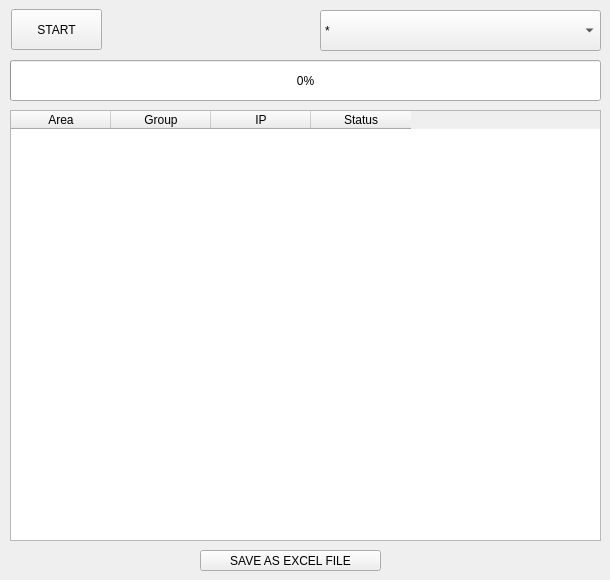
      <widget class="QWidget" name="Ping_tab">
       <attribute name="title">
        <string>Pinger</string>
       </attribute>
       <widget class="QPushButton" name="ScanButtonIPscanner">
        <property name="geometry">
         <rect>
          <x>11</x>
          <y>9</y>
          <width>91</width>
          <height>41</height>
         </rect>
        </property>
        <property name="text">
         <string>START</string>
        </property>
        <property name="icon">
         <iconset resource="icons.qrc">
          <normaloff>:/icons/icons/start.png</normaloff>:/icons/icons/start.png</iconset>
        </property>
        <property name="iconSize">
         <size>
          <width>30</width>
          <height>30</height>
         </size>
        </property>
        <property name="shortcut">
         <string>Shift+S</string>
        </property>
        <property name="checkable">
         <bool>false</bool>
        </property>
        <property name="autoDefault">
         <bool>false</bool>
        </property>
        <property name="default">
         <bool>false</bool>
        </property>
        <property name="flat">
         <bool>false</bool>
        </property>
       </widget>
       <widget class="QTableWidget" name="tableWidget">
        <property name="geometry">
         <rect>
          <x>10</x>
          <y>110</y>
          <width>591</width>
          <height>431</height>
         </rect>
        </property>
        <column>
         <property name="text">
          <string>Area</string>
         </property>
        </column>
        <column>
         <property name="text">
          <string>Group</string>
         </property>
        </column>
        <column>
         <property name="text">
          <string>IP</string>
         </property>
        </column>
        <column>
         <property name="text">
          <string>Status</string>
         </property>
        </column>
       </widget>
       <widget class="QPushButton" name="PauseBottonIPscanner">
        <property name="enabled">
         <bool>true</bool>
        </property>
        <property name="geometry">
         <rect>
          <x>111</x>
          <y>9</y>
          <width>88</width>
          <height>41</height>
         </rect>
        </property>
        <property name="styleSheet">
         <string notr="true"/>
        </property>
        <property name="text">
         <string/>
        </property>
        <property name="icon">
         <iconset resource="icons.qrc">
          <normaloff>:/icons/icons/pause.png</normaloff>:/icons/icons/pause.png</iconset>
        </property>
        <property name="iconSize">
         <size>
          <width>30</width>
          <height>30</height>
         </size>
        </property>
        <property name="shortcut">
         <string>Shift+P</string>
        </property>
        <property name="checkable">
         <bool>false</bool>
        </property>
        <property name="checked">
         <bool>false</bool>
        </property>
        <property name="flat">
         <bool>true</bool>
        </property>
       </widget>
       <widget class="QProgressBar" name="progressBar">
        <property name="geometry">
         <rect>
          <x>10</x>
          <y>60</y>
          <width>591</width>
          <height>41</height>
         </rect>
        </property>
        <property name="value">
         <number>0</number>
        </property>
       </widget>
       <widget class="QPushButton" name="pushButton_11">
        <property name="geometry">
         <rect>
          <x>200</x>
          <y>550</y>
          <width>181</width>
          <height>21</height>
         </rect>
        </property>
        <property name="text">
         <string>SAVE AS EXCEL FILE</string>
        </property>
       </widget>
       <widget class="QComboBox" name="comboBox">
        <property name="geometry">
         <rect>
          <x>320</x>
          <y>10</y>
          <width>281</width>
          <height>41</height>
         </rect>
        </property>
        <item>
         <property name="text">
          <string>*</string>
         </property>
        </item>
        <item>
         <property name="text">
          <string>GROUP NAME 01</string>
         </property>
        </item>
        <item>
         <property name="text">
          <string>GROUP NAME 02</string>
         </property>
        </item>
       </widget>
      </widget>
